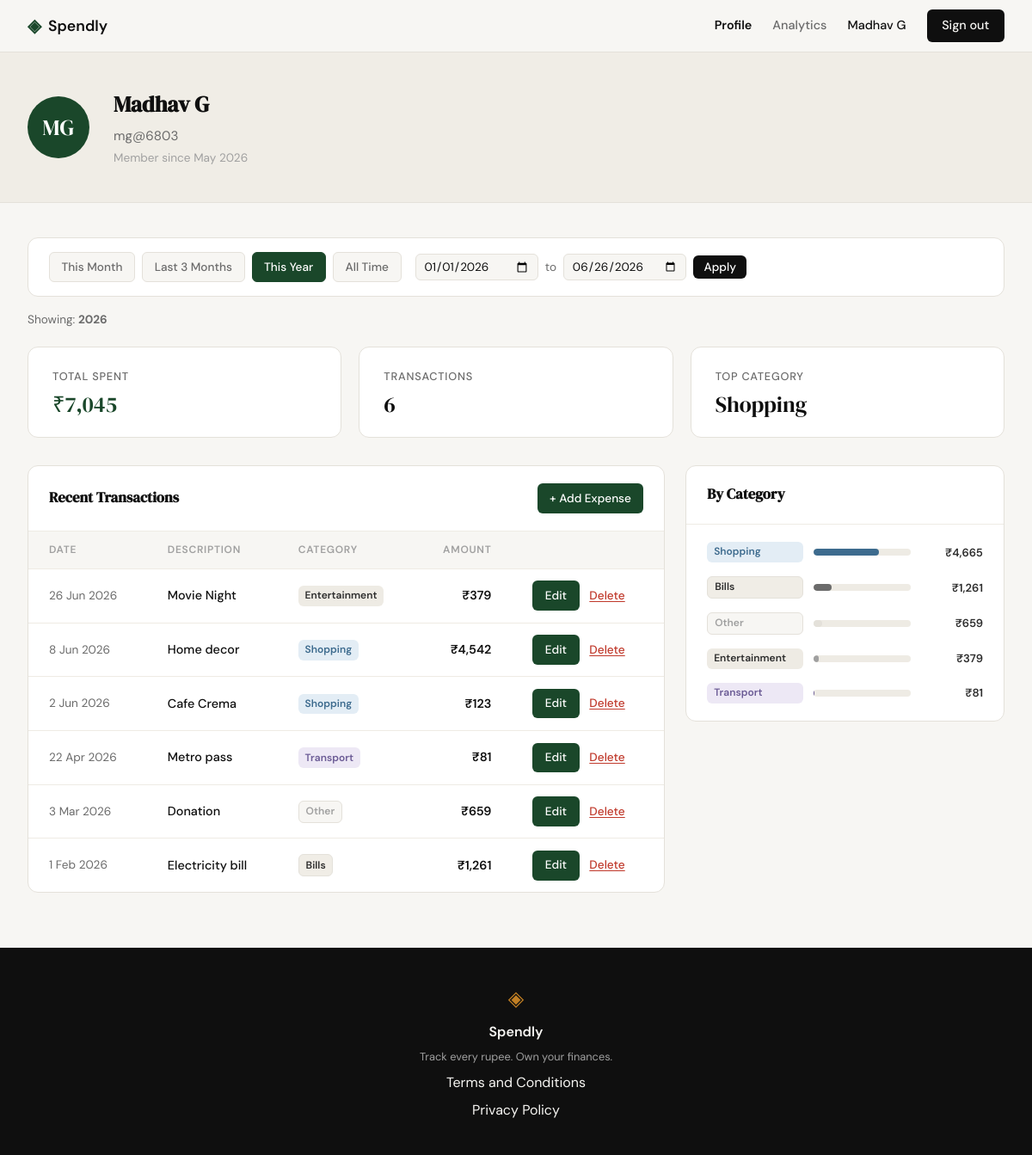
The page /profile?period=this_year (signed in) on the database its author committed.
### tables this page shows
CREATE TABLE users (
            id            INTEGER PRIMARY KEY AUTOINCREMENT,
            name          TEXT    NOT NULL,
            email         TEXT    NOT NULL UNIQUE,
            password_hash TEXT    NOT NULL,
            created_at    TEXT    DEFAULT (datetime('now'))
        );

CREATE TABLE expenses (
            id          INTEGER PRIMARY KEY AUTOINCREMENT,
            user_id     INTEGER NOT NULL REFERENCES users(id),
            amount      REAL    NOT NULL,
            category    TEXT    NOT NULL,
            date        TEXT    NOT NULL,
            description TEXT,
            created_at  TEXT    DEFAULT (datetime('now'))
        );

### app.py (the view)
@app.route("/profile")
def profile():
    if not session.get("user_id"):
        return redirect(url_for("login"))
    user_data = get_user_by_id(session["user_id"])
    if not user_data:
        session.clear()
        return redirect(url_for("login"))
    name = user_data["name"]
    initials = "".join(w[0] for w in name.split()[:2]).upper()
    user = {
        "name": name,
        "initials": initials,
        "email": user_data["email"],
        "member_since": user_data["member_since"],
    }
    today = date.today()
    date_from_raw = request.args.get("from", "").strip()
    date_to_raw   = request.args.get("to", "").strip()
    period        = request.args.get("period", "all")
    date_from = date_to = None
    active_period = "all"
    period_label = "All time"
    if date_from_raw and date_to_raw:
        try:
            d_from = date.fromisoformat(date_from_raw)
            d_to   = date.fromisoformat(date_to_raw)
            if d_from > d_to:
                d_from, d_to = d_to, d_from
            date_from, date_to = d_from.isoformat(), d_to.isoformat()
            active_period = "custom"
            period_label = (
                f"{d_from.strftime('%-d %b %Y')} – {d_to.strftime('%-d %b %Y')}"
            )
        except ValueError:
            pass
    elif period == "this_month":
        date_from = today.replace(day=1).isoformat()
        date_to   = today.isoformat()
        active_period = "this_month"
        period_label  = today.strftime("%B %Y")
    elif period == "last_3_months":
        date_from = (today - timedelta(days=90)).isoformat()
        date_to   = today.isoformat()
        active_period = "last_3_months"
        period_label  = "Last 3 months"
    elif period == "this_year":
        date_from = today.replace(month=1, day=1).isoformat()
        date_to   = today.isoformat()
        active_period = "this_year"
        period_label  = str(today.year)
    stats        = get_summary_stats(session["user_id"], date_from, date_to)
    transactions = get_recent_transactions(session["user_id"], date_from=date_from, date_to=date_to)
    categories   = get_category_breakdown(session["user_id"], date_from, date_to)
    return render_template(
        "profile.html",
        user=user,
        stats=stats,
        transactions=transactions,
        categories=categories,
        active_period=active_period,
        date_from=date_from,
        date_to=date_to,
        period_label=period_label,
    )

### database/db.py (called while the page is built)
def get_db():
    conn = sqlite3.connect(DB_PATH)
    conn.row_factory = sqlite3.Row
    conn.execute("PRAGMA foreign_keys = ON")
    return conn

### database/queries.py (called while the page is built)
def _date_clause(date_from, date_to):
    if date_from and date_to:
        return " AND date BETWEEN ? AND ?", (date_from, date_to)
    return "", ()

def get_user_by_id(user_id):
    conn = get_db()
    row = conn.execute(
        "SELECT name, email, created_at FROM users WHERE id = ?", (user_id,)
    ).fetchone()
    conn.close()
    if not row:
        return None
    member_since = datetime.strptime(row["created_at"][:10], "%Y-%m-%d").strftime("%B %Y")
    return {"name": row["name"], "email": row["email"], "member_since": member_since}

def get_summary_stats(user_id, date_from=None, date_to=None):
    conn = get_db()
    date_clause, date_params = _date_clause(date_from, date_to)
    row = conn.execute(
        "SELECT COALESCE(SUM(amount), 0) as total, COUNT(*) as count "
        "FROM expenses WHERE user_id = ?" + date_clause,
        (user_id,) + date_params
    ).fetchone()
    top = conn.execute(
        "SELECT category, SUM(amount) as cat_total FROM expenses "
        "WHERE user_id = ?" + date_clause + " GROUP BY category ORDER BY cat_total DESC LIMIT 1",
        (user_id,) + date_params
    ).fetchone()
    conn.close()
    return {
        "total_spent": f"₹{row['total']:,.0f}",
        "transaction_count": row["count"],
        "top_category": top["category"] if top else "—",
    }

def get_recent_transactions(user_id, limit=10, date_from=None, date_to=None):
    conn = get_db()
    date_clause, date_params = _date_clause(date_from, date_to)
    rows = conn.execute(
        "SELECT id, date, description, category, amount FROM expenses "
        "WHERE user_id = ?" + date_clause + " ORDER BY date DESC LIMIT ?",
        (user_id,) + date_params + (limit,)
    ).fetchall()
    conn.close()
    return [
        {
            "id": r["id"],
            "date": datetime.strptime(r["date"], "%Y-%m-%d").strftime("%-d %b %Y"),
            "description": r["description"] or "",
            "category": r["category"],
            "amount": f"₹{r['amount']:,.0f}",
        }
        for r in rows
    ]

### templates/profile.html (shortened to what this page needs)
{% extends "base.html" %}
{% block content %}
<div class="profile-page">
  <div class="profile-hero">
    <div class="profile-hero-inner">
      <div class="avatar">{{ user.initials }}</div>
      <div class="user-details">
        <h1>{{ user.name }}</h1>
        <p class="user-email">{{ user.email }}</p>
        <p class="user-since">Member since {{ user.member_since }}</p>
      </div>
    </div>
  </div>
  <div class="profile-inner">
    <div class="filter-bar">
      <div class="filter-presets">
        <a href="{{ url_for('profile') }}?period=this_month"
           class="filter-btn{% if active_period == 'this_month' %} active{% endif %}">This Month</a>
        <a href="{{ url_for('profile') }}?period=last_3_months"
           class="filter-btn{% if active_period == 'last_3_months' %} active{% endif %}">Last 3 Months</a>
        <a href="{{ url_for('profile') }}?period=this_year"
           class="filter-btn{% if active_period == 'this_year' %} active{% endif %}">This Year</a>
        <a href="{{ url_for('profile') }}?period=all"
           class="filter-btn{% if active_period == 'all' %} active{% endif %}">All Time</a>
      </div>
      <form class="filter-custom" method="get" action="{{ url_for('profile') }}">
        <input type="date" name="from" value="{{ date_from or '' }}">
        <span class="filter-separator">to</span>
        <input type="date" name="to" value="{{ date_to or '' }}">
        <button type="submit">Apply</button>
      </form>
    </div>
    <p class="period-label">Showing: <strong>{{ period_label }}</strong></p>
    <div class="stats-grid">
      <div class="stat-card">
        <p class="stat-label">Total Spent</p>
        <p class="stat-value accent">{{ stats.total_spent }}</p>
      </div>
      <div class="stat-card">
        <p class="stat-label">Transactions</p>
        <p class="stat-value">{{ stats.transaction_count }}</p>
      </div>
      <div class="stat-card">
        <p class="stat-label">Top Category</p>
        <p class="stat-value">{{ stats.top_category }}</p>
      </div>
    </div>
    <div class="profile-lower">
      <div class="section-card">
        <div class="section-card-header">
          <h2>Recent Transactions</h2>
          <a href="{{ url_for('add_expense') }}" class="btn-primary-sm">+ Add Expense</a>
        </div>
        <table class="tx-table">
          <thead>
            <tr>
              <th>Date</th>
              <th>Description</th>
              <th>Category</th>
              <th class="right">Amount</th>
              <th></th>
            </tr>
          </thead>
          <tbody>
            {% for t in transactions %}
            <tr>
              <td class="tx-date">{{ t.date }}</td>
              <td class="tx-desc">{{ t.description }}</td>
              <td><span class="badge badge-{{ t.category | lower }}">{{ t.category }}</span></td>
              <td class="tx-amount right">{{ t.amount }}</td>
              <td class="tx-actions">
                <a href="{{ url_for('edit_expense', id=t.id) }}" class="btn-primary-sm">Edit</a>
                <form method="POST" action="{{ url_for('delete_expense_route', id=t.id) }}"
                      class="inline-form delete-form">
                  <button type="submit" class="btn-danger-sm">Delete</button>
                </form>
              </td>
            </tr>
            {% endfor %}
          </tbody>
        </table>
      </div>
      <div class="section-card">
        <div class="section-card-header">
          <h2>By Category</h2>
        </div>
        <div class="categories-body">
          {% for cat in categories %}
          <div class="category-row">
            <span class="badge badge-{{ cat.name | lower }}">{{ cat.name }}</span>
            <div class="progress-track">
              <div class="progress-bar bar-{{ cat.name | lower }}" style="--bar-pct: {{ cat.pct }}%"></div>
            </div>
            <span class="cat-amount">{{ cat.amount }}</span>
          </div>
          {% endfor %}
        </div>
      </div>
    </div>
  </div>
</div>
{% endblock %}

### templates/base.html (shortened to what this page needs)
<!DOCTYPE html>
<html lang="en">
<head>
    <link rel="stylesheet" href="{{ url_for('static', filename='css/style.css') }}">
</head>
<body>
    <nav class="navbar">
        <div class="nav-inner">
            <a href="{{ url_for('landing') }}" class="nav-brand">
                <span class="brand-icon">◈</span>
                <span class="brand-name">Spendly</span>
            </a>
            <div class="nav-links">
                {% if session.get("user_id") %}
                    <a href="{{ url_for('profile') }}"
                       class="{% if request.endpoint == 'profile' %}nav-active{% endif %}">Profile</a>
                    <a href="{{ url_for('analytics') }}"
                       class="{% if request.endpoint == 'analytics' %}nav-active{% endif %}">Analytics</a>
                    <span class="nav-user">{{ session["user_name"] }}</span>
                    <a href="{{ url_for('logout') }}" class="nav-cta">Sign out</a>
                {% else %}
                    <a href="{{ url_for('login') }}">Sign in</a>
                    <a href="{{ url_for('register') }}" class="nav-cta">Get started</a>
                {% endif %}
            </div>
        </div>
    </nav>
    <main class="main-content">
        {% block content %}{% endblock %}
    </main>
    <footer class="footer">
        <div class="footer-inner">
            <span class="brand-icon">◈</span>
            <span class="footer-name">Spendly</span>
            <p class="footer-copy">Track every rupee. Own your finances.</p>
            <a href="/terms">Terms and Conditions</a>
            <a href="/privacy">Privacy Policy</a>
        </div>
    </footer>
</body>
</html>

### static/css/style.css (style rules this page uses)
:root { --ink: #0f0f0f; --ink-soft: #2d2d2d; --ink-muted: #6b6b6b; --ink-faint: #a0a0a0; --paper: #f7f6f3; --paper-warm: #f0ede6; --paper-card: #ffffff; --accent: #1a472a; --accent-light: #e8f0eb; --accent-2: #c17f24; --accent-2-light: #fdf3e3; --danger: #c0392b; --danger-light: #fdecea; --border: #e4e1da; --border-soft: #eeebe4; --color-shopping: #3d6b8e; --color-shopping-light: #e3edf5; --color-transport: #6b5b95; --color-transport-light: #ede8f5; --font-display: 'DM Serif Display', Georgia, serif; --font-body: 'DM Sans', system-ui, sans-serif; --max-width: 1200px; --auth-width: 440px; --radius-sm: 6px; --radius-md: 12px; --radius-lg: 20px; }
*, *::before, *::after { box-sizing: border-box; margin: 0; padding: 0; }
html { font-size: 16px; scroll-behavior: smooth; }
body { background: var(--paper); color: var(--ink); font-family: var(--font-body); font-size: 1rem; line-height: 1.6; -webkit-font-smoothing: antialiased; }
a { color: inherit; text-decoration: none; }
.navbar { position: sticky; top: 0; z-index: 100; background: var(--paper); border-bottom: 1px solid var(--border); padding: 0 2rem; }
.nav-inner { max-width: var(--max-width); margin: 0 auto; height: 60px; display: flex; align-items: center; justify-content: space-between; }
.nav-brand { display: flex; align-items: center; gap: 0.5rem; font-family: var(--font-body); font-weight: 600; font-size: 1.1rem; color: var(--ink); }
.brand-icon { color: var(--accent); font-size: 1.3rem; }
.brand-name { color: var(--ink); }
.nav-links { display: flex; align-items: center; gap: 1.5rem; font-size: 0.9rem; font-weight: 500; }
.nav-links a { color: var(--ink-muted); transition: color 0.2s; }
.nav-links a.nav-active { color: var(--ink); font-weight: 600; }
.nav-cta { background: var(--ink) !important; color: var(--paper) !important; padding: 0.45rem 1.1rem; border-radius: var(--radius-sm); transition: background 0.2s !important; }
.main-content { min-height: calc(100vh - 60px - 100px); }
.btn-primary-sm { display: inline-flex; align-items: center; gap: 0.25rem; padding: 0.4rem 0.9rem; background: var(--accent); color: var(--paper-card); border-radius: var(--radius-sm); font-size: 0.85rem; font-weight: 500; text-decoration: none; transition: opacity 0.15s; }
.btn-danger-sm { display: inline-flex; align-items: center; background: none; border: none; padding: 0.4rem 0.5rem; cursor: pointer; color: var(--danger); font-size: 0.85rem; font-weight: 500; font-family: inherit; text-decoration: underline; text-underline-offset: 2px; transition: opacity 0.15s; }
.inline-form { display: inline; }
.footer { background: var(--ink); color: var(--paper); padding: 2.5rem 2rem; text-align: center; }
.footer-inner { display: flex; flex-direction: column; align-items: center; gap: 0.4rem; }
.footer .brand-icon { color: var(--accent-2); font-size: 1.5rem; }
.footer-name { font-weight: 600; font-size: 1rem; }
.footer-copy { font-size: 0.8rem; color: var(--ink-faint); }

### rows shown on the page
users: user_name "Madhav G", name "Madhav G", email "mg@6803"
expenses: date "26 Jun 2026", description "Movie Night", category "Entertainment", amount "₹379"
expenses: date "8 Jun 2026", description "Home decor", category "Shopping", amount "₹4,542"
expenses: date "2 Jun 2026", description "Cafe Crema", category "Shopping", amount "₹123"
expenses: date "22 Apr 2026", description "Metro pass", category "Transport", amount "₹81"
expenses: date "3 Mar 2026", description "Donation", category "Other", amount "₹659"
expenses: date "1 Feb 2026", description "Electricity bill", category "Bills", amount "₹1,261"

### other values the page prints
{{ user.initials }} "MG"
{{ user.member_since }} "May 2026"
{{ period_label }} "2026"
{{ stats.total_spent }} "₹7,045"
{{ stats.transaction_count }} "6"
{{ stats.top_category }} "Shopping"
{{ cat.name }} "Shopping" "Bills" "Other" "Entertainment" "Transport"
{{ cat.amount }} "₹4,665" "₹1,261" "₹659" "₹379" "₹81"
